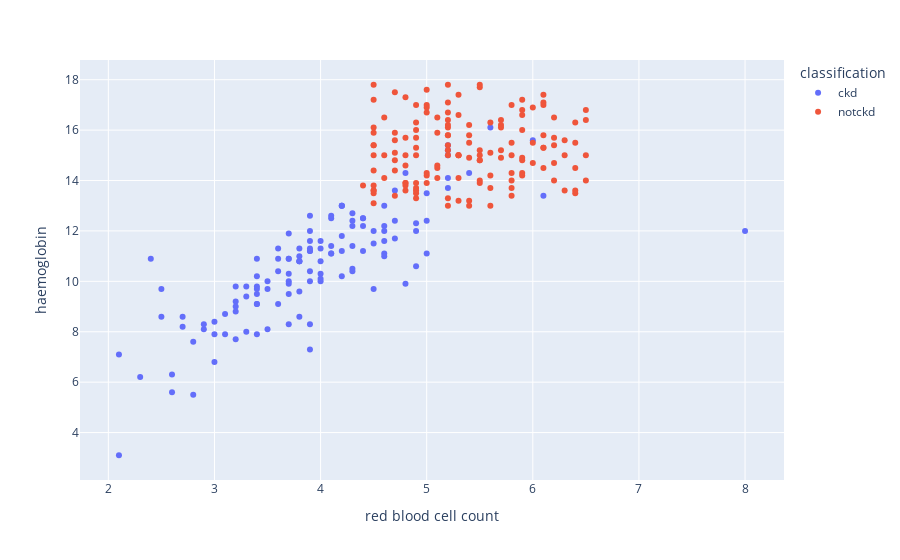

Here is the notebook cell this chart was saved with:
### Code cell
scatters('red blood cell count', 'haemoglobin')

### Figure 1 — Plotly figure (JSON) as saved in the notebook; plotly's stock layout.template omitted (floating-point values rounded to 4 significant figures; data arrays with more than 128 entries replaced by an {"elided": "..."} marker saying what was removed)
{"data": [{"hovertemplate": "classification=ckd<br>red blood cell count=%{x}<br>haemoglobin=%{y}<extra></extra>", "legendgroup": "ckd", "marker": {"color": "#636efa", "symbol": "circle"}, "mode": "markers", "name": "ckd", "orientation": "v", "showlegend": true, "type": "scatter", "x": {"elided": "250 float values"}, "xaxis": "x", "y": {"elided": "250 float values"}, "yaxis": "y"}, {"hovertemplate": "classification=notckd<br>red blood cell count=%{x}<br>haemoglobin=%{y}<extra></extra>", "legendgroup": "notckd", "marker": {"color": "#EF553B", "symbol": "circle"}, "mode": "markers", "name": "notckd", "orientation": "v", "showlegend": true, "type": "scatter", "x": {"elided": "150 float values"}, "xaxis": "x", "y": {"elided": "150 float values"}, "yaxis": "y"}], "layout": {"legend": {"title": {"text": "classification"}, "tracegroupgap": 0}, "margin": {"t": 60}, "xaxis": {"anchor": "y", "domain": [0, 1], "title": {"text": "red blood cell count"}}, "yaxis": {"anchor": "x", "domain": [0, 1], "title": {"text": "haemoglobin"}}}}
